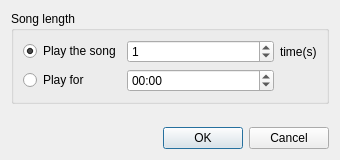
<?xml version="1.0" encoding="UTF-8"?>
<ui version="4.0">
 <class>CreateWAV</class>
 <widget class="QDialog" name="CreateWAV">
  <property name="geometry">
   <rect>
    <x>0</x>
    <y>0</y>
    <width>340</width>
    <height>160</height>
   </rect>
  </property>
  <property name="windowTitle">
   <string>Create wave file</string>
  </property>
  <layout class="QVBoxLayout" name="verticalLayout">
   <item>
    <widget class="QGroupBox" name="groupBox">
     <property name="title">
      <string>Song length</string>
     </property>
     <layout class="QGridLayout" name="gridLayout">
      <item row="1" column="0">
       <widget class="QRadioButton" name="select_playCount">
        <property name="text">
         <string>Play the song</string>
        </property>
        <property name="checked">
         <bool>true</bool>
        </property>
       </widget>
      </item>
      <item row="1" column="3">
       <widget class="QLabel" name="label">
        <property name="text">
         <string>time(s)</string>
        </property>
       </widget>
      </item>
      <item row="1" column="2">
       <widget class="QSpinBox" name="playCount">
        <property name="sizePolicy">
         <sizepolicy hsizetype="Minimum" vsizetype="Fixed">
          <horstretch>1</horstretch>
          <verstretch>0</verstretch>
         </sizepolicy>
        </property>
        <property name="value">
         <number>1</number>
        </property>
       </widget>
      </item>
      <item row="2" column="0">
       <widget class="QRadioButton" name="select_playForTime">
        <property name="text">
         <string>Play for</string>
        </property>
       </widget>
      </item>
      <item row="2" column="2">
       <widget class="QTimeEdit" name="playForTime">
        <property name="wrapping">
         <bool>true</bool>
        </property>
        <property name="displayFormat">
         <string notr="true">mm:ss</string>
        </property>
        <property name="timeSpec">
         <enum>Qt::OffsetFromUTC</enum>
        </property>
       </widget>
      </item>
     </layout>
    </widget>
   </item>
   <item>
    <spacer name="verticalSpacer">
     <property name="orientation">
      <enum>Qt::Vertical</enum>
     </property>
     <property name="sizeHint" stdset="0">
      <size>
       <width>20</width>
       <height>40</height>
      </size>
     </property>
    </spacer>
   </item>
   <item>
    <widget class="QDialogButtonBox" name="buttonBox">
     <property name="orientation">
      <enum>Qt::Horizontal</enum>
     </property>
     <property name="standardButtons">
      <set>QDialogButtonBox::Cancel|QDialogButtonBox::Ok</set>
     </property>
     <property name="centerButtons">
      <bool>false</bool>
     </property>
    </widget>
   </item>
  </layout>
 </widget>
 <resources/>
 <connections>
  <connection>
   <sender>buttonBox</sender>
   <signal>accepted()</signal>
   <receiver>CreateWAV</receiver>
   <slot>accept()</slot>
   <hints>
    <hint type="sourcelabel">
     <x>248</x>
     <y>254</y>
    </hint>
    <hint type="destinationlabel">
     <x>157</x>
     <y>274</y>
    </hint>
   </hints>
  </connection>
  <connection>
   <sender>buttonBox</sender>
   <signal>rejected()</signal>
   <receiver>CreateWAV</receiver>
   <slot>reject()</slot>
   <hints>
    <hint type="sourcelabel">
     <x>316</x>
     <y>260</y>
    </hint>
    <hint type="destinationlabel">
     <x>286</x>
     <y>274</y>
    </hint>
   </hints>
  </connection>
 </connections>
</ui>
